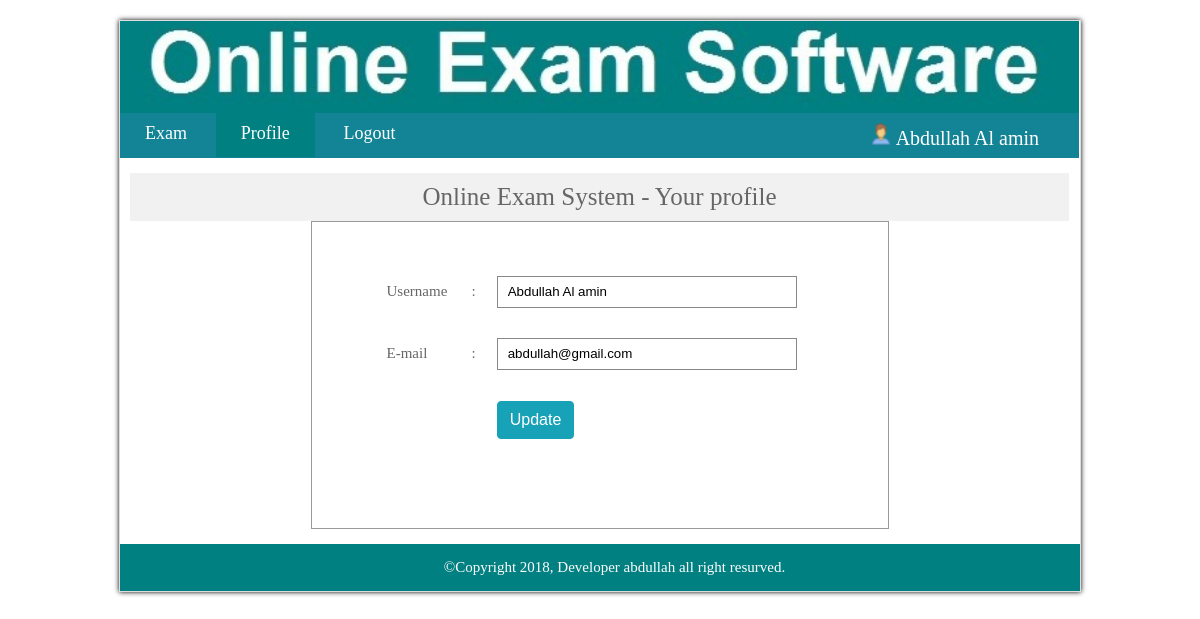
Screenshot of /profile.php (signed in) with the database file from the repository.
### tables this page shows
CREATE TABLE `tbl_user` (
  `user_id` int(11) NOT NULL,
  `name` varchar(255) NOT NULL,
  `email` varchar(255) NOT NULL,
  `password` varchar(255) NOT NULL,
  `status` int(11) NOT NULL
);

### helper/session.php (called while the page is built, shortened)
<?php
class session{
   public static function get($key){
     if(isset($_SESSION[$key])){
       return $_SESSION[$key];
     }else{
       return false;
     }
   }
 }
?>

### classes/header.php (called while the page is built)
<?php
class header{
	private $tbl_user = "tbl_user";
	private $user_id;
    public function user_id($user_id){
    	$this->user_id = $user_id;
    }
	public function readData(){
		$sql = "SELECT * FROM $this->tbl_user WHERE user_id=:user_id";
		$stmt = db::examPrepare($sql);
		$stmt->bindParam(":user_id",$this->user_id);
		$stmt->execute();
		return $stmt->fetchAll();
	}
}
$headerObj = new header();
?>

### connection/db.php (called while the page is built, shortened)
<?php
 class db{
 private static $pdo;
  public static function connection(){
    if(!isset(self::$pdo)){
      try {
        self::$pdo = new PDO('mysql:host='.DB_HOST.';dbname='.DB_NAME,DB_USER,DB_PASS);
      }catch(PDOException $con) {
        echo $con->getMessage();
      }
    }
    return self::$pdo;
  }
    public static function examPrepare($sql){
    return self::connection()->prepare($sql);
  }
 }
?>

### classes/profile.php (called while the page is built, shortened)
<?php
class profile{
	private $tbl_user = "tbl_user";
	private $user_id;
    public function user_id($user_id){
    	$this->user_id = $user_id;
    }
	public function readData(){
		$sql = "SELECT * FROM $this->tbl_user WHERE user_id=:user_id";
		$stmt = db::examPrepare($sql);
		$stmt->bindParam(":user_id",$this->user_id);
		$stmt->execute();
		return $stmt->fetchAll();
	}
}
$profileObj = new profile();
?>

### profile.php (the view, shortened to what this page needs)
<?php include('inc/header.php'); ?>
<?php include('classes/profile.php');
 $u_id = session::get("id");
 $profileObj->user_id($u_id);
?>
<div class="content-div">
	<form action="" method="post">
		<table>
			<?php
			foreach($profileObj->readData() as $value){
			?>
			<tr>
				<td>Username</td>
				<td style='width:10%;text-align: center;'>:</td>
				<td>
					<input type="text" name="username" value="<?php echo $value['name']?>">
				</td>
			</tr>
			<tr>
				<td>E-mail</td>
				<td style='width:10%;text-align: center;'>:</td>
				<td>
					<input type="text" name="email" value="<?php echo $value['email']?>">
				</td>
			</tr>
			<tr>
				<td></td>
				<td></td>
				<td><input class="btn btn-info" type="submit" name="submit" value="Update"></td>
			</tr>
		<?php
	      }
	   ?>
		</table>
	</form>
</div>
<?php include('inc/footer.php');?>

### inc/header.php (shortened to what this page needs)
<?php
include("connection/db.php");
include("helper/session.php");
include("classes/header.php");
?>
<!DOCTYPE html>
<html lang="en">
<head>
<link rel="stylesheet" href="style/custom-bootstrap.css">
<link rel="stylesheet" href="style/style.css">
</head>
<body>
<?php $getId = session::get("id");
$headerObj->user_id($getId);
$path = $_SERVER['SCRIPT_FILENAME'];
$c_page = basename($path,".php");
?>
 <div class="template clear">
   <div class="header clear">
     <?php
     if($c_page == 'login'){
       echo '<img src="img/banner.jpg" alt="" />';
     }elseif($c_page == 'signup'){
       echo '<img src="img/banner.jpg" alt="" />';
     }else{
       echo '<img src="img/banner.jpg" alt="" />';
     }
     ?>
   </div>
   <div class="menubar">
     <nav>
     <ul class="ul">
      <?php
      $signed = session::get("signed");
      ?>
     <?php
      if($signed == true){
      ?>
       <li><a
         <?php if($c_page == 'index'){echo "id='active'";}?>
         <?php if($c_page == 'exam'){echo "id='active'";}?>
         <?php if($c_page == 'result'){echo "id='active'";}?>
         <?php if($c_page == 'view-answer'){echo "id='active'";}?>
         href="index.php">Exam</a>
       </li>
       <li><a
         <?php if($c_page == 'profile'){echo "id='active'";}?>
         href="profile.php">Profile</a>
       </li>
       <li>
        <a href="?action=logout">Logout</a>
      </li>
    <div class="user-div">
      <div class="user-divtwo">
        <img src="icon/icons8-person-16.png" alt="">
       <span><?php
       foreach($headerObj->readData() as $value){
        echo $value['name'];
       }
       ?></span>
      </div>
     </div>
     <?php } ?>
     </ul>
     </nav>
   </div>
<div class="main-content clear">
<div class="row">
<p class="headline">Online Exam System -
  <?php
  if($c_page == "login"){echo "User Login";}
  elseif($c_page == "signup"){echo "User Signup (Free)";}
  elseif($c_page == "index"){echo "Welcome to the Online Exam";}
  elseif($c_page == "profile"){echo "Your profile";}
  elseif($c_page == "exam"){echo "Welcome to the Exam";}
  elseif($c_page == "result"){echo "Your Exam completed.";}
  elseif($c_page == "view-answer"){echo "Your Exam details";}
  ?>
</p>

### style/style.css (style rules this page uses)
* { padding:0px;margin:0px;outline: 0px }
.clear { overflow: hidden; }
a { text-decoration:none; }
.template { width: 960px; margin: 20px auto; font-size: 15px; font-family: Calibri; border: 1px solid #ddd; box-shadow: 0 0 5px 0; }
.header img { width: 959px; }
.menubar { width: 959px; }
.menubar .ul { list-style: none; background: #138496; padding-top: 11px; margin-top: -5px; padding-bottom: 14px; }
.menubar .ul li { display: inline; background: #138496; }
.menubar .ul li #active { background: #008081; }
.menubar .ul li a { color: #fff; text-decoration: none; font-size: 18px; padding: 14px 25px; }
.main-content { width: 959px; }
.main-content .row { width: 939px; margin-top: 15px; margin-bottom: 15px; margin-left: 10px; margin-right: 10px; overflow: hidden; }
.main-content .row .headline { background: #f1f1f1; padding: 10px; font-size: 25px; text-align: center; color: #666; }
.user-div { float: right; color: #fff; margin-right: 40px; height: 30px; width: 240px; }
.user-div .user-divtwo { float: right; }
.user-div img { width: 22px; }
.user-div span { font-size: 20px; }
.content-div { width: 500px; height: 230px; border: 1px solid #999; margin: 0 auto; padding: 38px; }
.content-div table { width: 86%; height: auto; margin: 0 auto; }
.content-div table tr td { color: #666; height: 60px; }
.content-div table tr td input[type="text"] { width: 288px; height: 30px; border: 1px solid #888; padding-left: 10px; }

### rows the page displays
tbl_user: name "Abdullah Al amin", username "Abdullah Al amin", email "abdullah@gmail.com"
